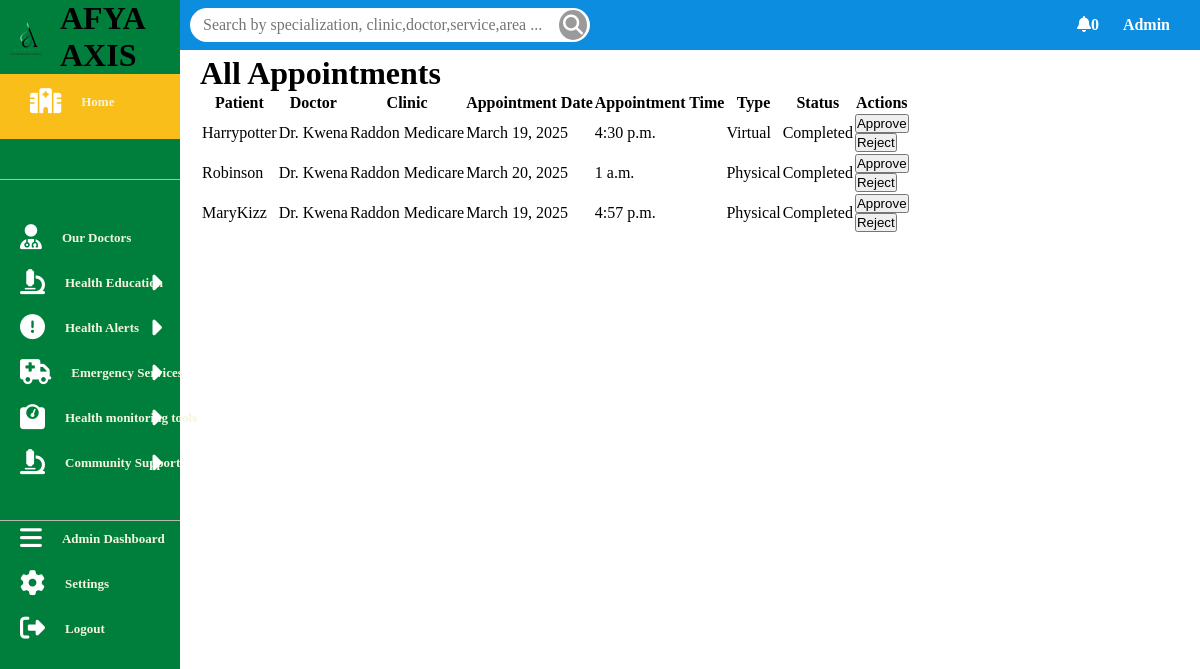
The app's page /appointments/admin_list/ (signed in), older data.
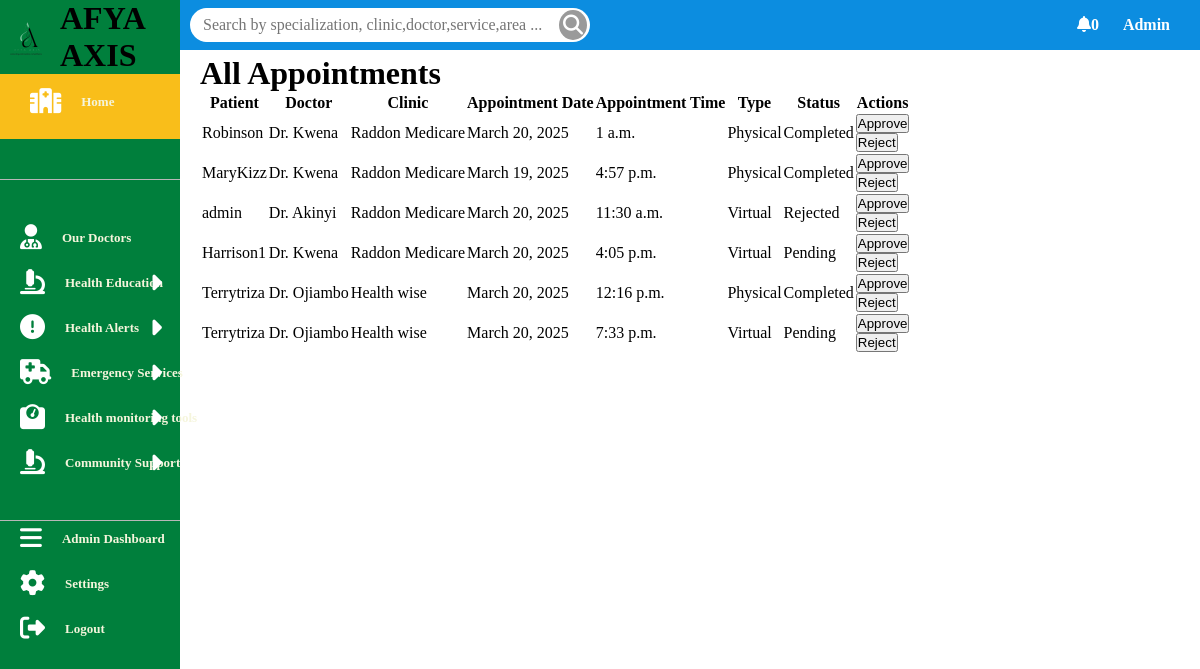
The same page, newer data.
### appointments/models.py (models this page shows, shortened)
class Appointment(models.Model):
    APPOINTMENT_TYPE_CHOICES = [
        ('virtual', 'Virtual'),
        ('physical', 'Physical'),
    ]
    APPOINTMENT_STATUS_CHOICES = [
        ('pending', 'Pending'),
        ('approved', 'Approved'),
        ('rejected', 'Rejected'),
        ('completed', 'Completed'),
    ]
    patient = models.ForeignKey(User, on_delete=models.CASCADE, related_name='appointments')
    doctor = models.ForeignKey(Doctor, on_delete=models.CASCADE, related_name='appointments')
    appointment_type = models.CharField(max_length=10, choices=APPOINTMENT_TYPE_CHOICES)
    appointment_date = models.DateField()
    appointment_time = models.TimeField()
    status = models.CharField(max_length=10, choices=APPOINTMENT_STATUS_CHOICES, default='pending')
    rejection_reason = models.TextField(blank=True, null=True)
    created_at = models.DateTimeField(auto_now_add=True)  # Add this line

### doctors/models.py (models this page shows, shortened)
class Doctor(models.Model):
    user = models.OneToOneField(User, on_delete=models.CASCADE, related_name='doctor_profile')
    first_name = models.CharField(max_length=100)
    last_name = models.CharField(max_length=100)
    email = models.EmailField(unique=True)
    phone_number = models.CharField(max_length=15, unique=True)
    clinic = models.ForeignKey('clinics.Clinic', on_delete=models.CASCADE, related_name="doctors")
    specialization = models.ForeignKey(Specialization, on_delete=models.CASCADE, related_name="doctors")
    bio = models.TextField(blank=True, null=True)
    profile_picture = models.ImageField(upload_to='doctor_profiles/', blank=True, null=True)
    facebook = models.URLField(blank=True, null=True)
    twitter = models.URLField(blank=True, null=True)
    linkedin = models.URLField(blank=True, null=True)
    instagram = models.URLField(blank=True, null=True)
    address = models.TextField()
    city = models.CharField(max_length=100)
    country = models.CharField(max_length=100,default='Kenya')
    postal_code = models.CharField(max_length=10,default='0000')
    state= models.CharField(max_length=100,default='Kisii')
    hire_date = models.DateField(null=True, blank=True)
    years_of_experience = models.IntegerField(null=True, blank=True)
    years_worked_at_afyaaxis = models.IntegerField(null=True, blank=True)
    availability = models.BooleanField(default=True)

### clinics/models.py (models this page shows, shortened)
class Clinic(models.Model):
    name = models.CharField(max_length=255, unique=True)
    address = models.TextField()
    phone_number = models.CharField(max_length=15, unique=True)
    email = models.EmailField(unique=True, blank=True, null=True)
    website = models.URLField(blank=True, null=True)
    latitude = models.DecimalField(max_digits=9, decimal_places=6, blank=True, null=True)
    longitude = models.DecimalField(max_digits=9, decimal_places=6, blank=True, null=True)
    about = models.TextField(blank=True, null=True)
    services = models.ManyToManyField(Service, related_name='clinics')
    image1 = models.ImageField(upload_to='clinic_images/', blank=True, null=True)
    image2 = models.ImageField(upload_to='clinic_images/', blank=True, null=True)
    image3 = models.ImageField(upload_to='clinic_images/', blank=True, null=True)

### appointments/views.py (the view)
# urls.py: path('admin_list/', views.admin_appointment_list, name='admin_appointment_list'),
@login_required
def admin_appointment_list(request):
    if request.user.is_staff:
        appointments = Appointment.objects.all()
        return render(request, 'appointments/admin_appointment_list.html', {'appointments': appointments})
    else:
        return redirect('user_appointment_list')

### notifications/templatetags/notification_tags.py (called while the page is built)
@register.simple_tag(takes_context=True)
def user_unread_notifications_count(context):
    user = context['user']
    if user.is_authenticated:
        return Notification.objects.filter(user=user, is_read=False).count()
    return 0

### templates/appointments/admin_appointment_list.html (shortened to what this page needs)
{% extends "base/layout.html" %}
{% block content %}
<h1>All Appointments</h1>
<table>
    <thead>
        <tr>
            <th>Patient</th>
            <th>Doctor</th>
            <th>Clinic</th>
            <th>Appointment Date</th>
            <th>Appointment Time</th>
            <th>Type</th>
            <th>Status</th>
            <th>Actions</th>
        </tr>
    </thead>
    <tbody>
        {% for appointment in appointments %}
        <tr>
            <td>{{ appointment.patient.username }}</td>
            <td>Dr. {{ appointment.doctor.last_name }}</td>
            <td>{{ appointment.doctor.clinic.name }}</td>
            <td>{{ appointment.appointment_date }}</td>
            <td>{{ appointment.appointment_time }}</td>
            <td>{{ appointment.get_appointment_type_display }}</td>
            <td>{{ appointment.get_status_display }}</td>
            <td>
                <form method="post" action="{% url 'approve_appointment' appointment.id %}">
                    <button type="submit">Approve</button>
                </form>
                <button class="reject-btn" data-id="{{ appointment.id }}">Reject</button>
            </td>
        </tr>
        {% endfor %}
    </tbody>
</table>
{% endblock %}

Row changes from the older to the newer data that the page shows:
removed Appointment: patient.username "Harrypotter", doctor.last_name "Kwena", doctor.clinic.name "Raddon Medicare", appointment_date "March 19, 2025", appointment_time "4:30 p.m.", appointment_type "Virtual", status "Completed"
added Appointment: patient.username "admin", doctor.last_name "Akinyi", doctor.clinic.name "Raddon Medicare", appointment_date "March 20, 2025", appointment_time "11:30 a.m.", appointment_type "Virtual", status "Rejected"
added Appointment: patient.username "Harrison1", doctor.last_name "Kwena", doctor.clinic.name "Raddon Medicare", appointment_date "March 20, 2025", appointment_time "4:05 p.m.", appointment_type "Virtual", status "Pending"
added Appointment: patient.username "Terrytriza", doctor.last_name "Ojiambo", doctor.clinic.name "Health wise", appointment_date "March 20, 2025", appointment_time "12:16 p.m.", appointment_type "Physical", status "Completed"
added Appointment: patient.username "Terrytriza", doctor.last_name "Ojiambo", doctor.clinic.name "Health wise", appointment_date "March 20, 2025", appointment_time "7:33 p.m.", appointment_type "Virtual", status "Pending"
